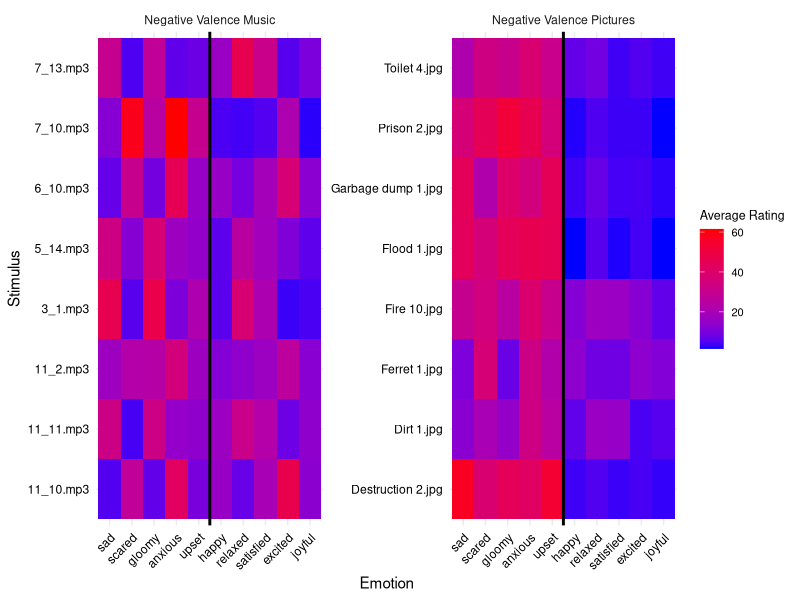
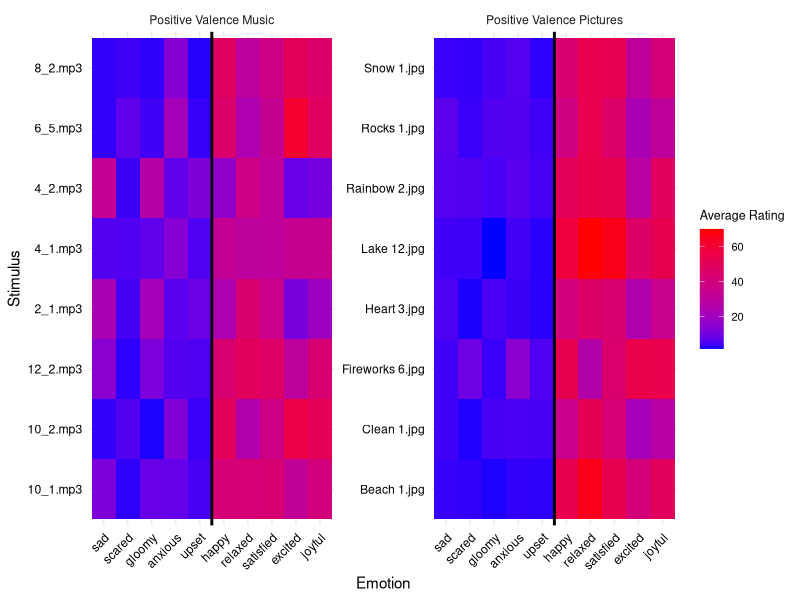
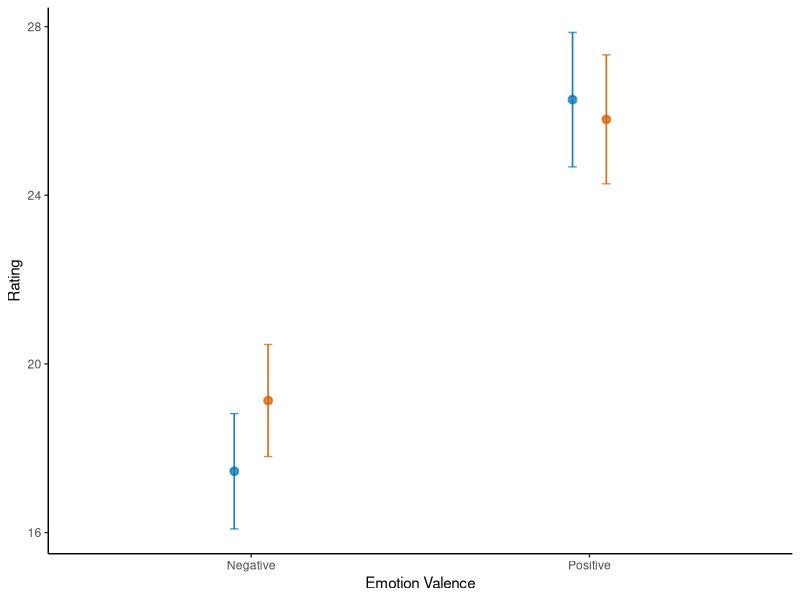
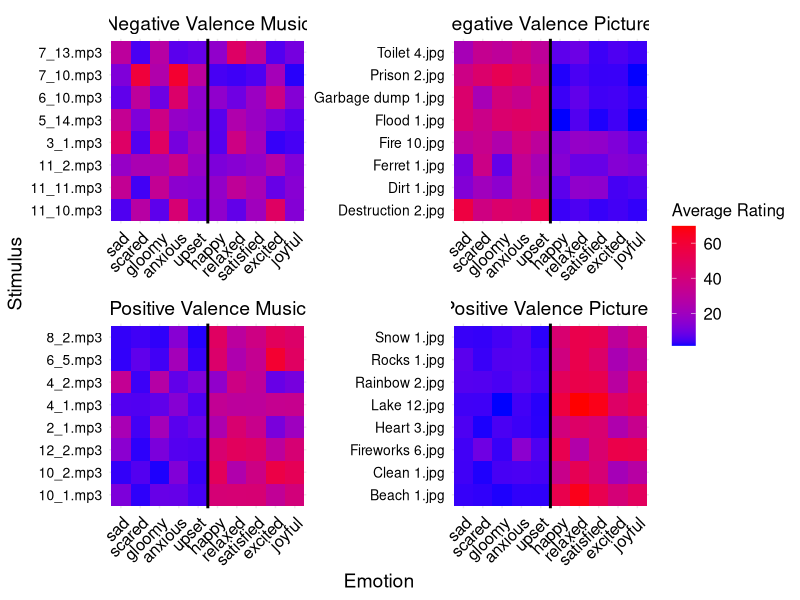
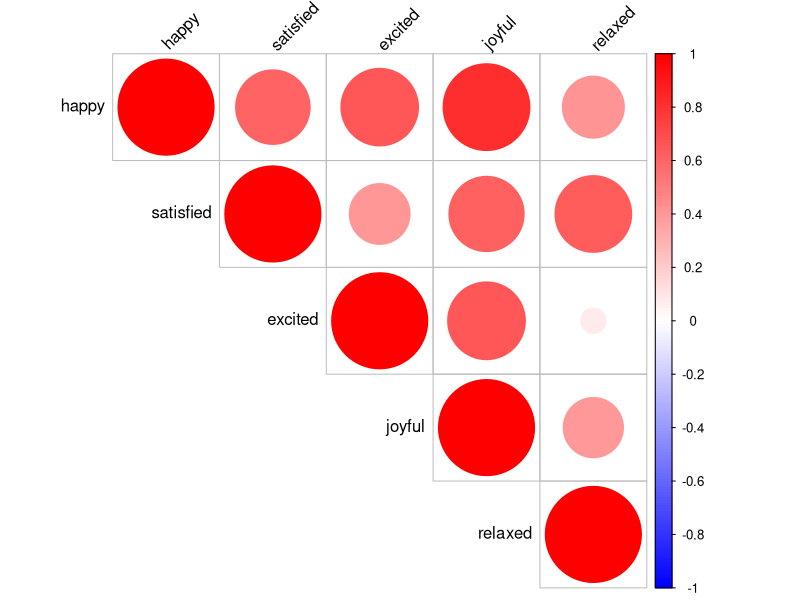
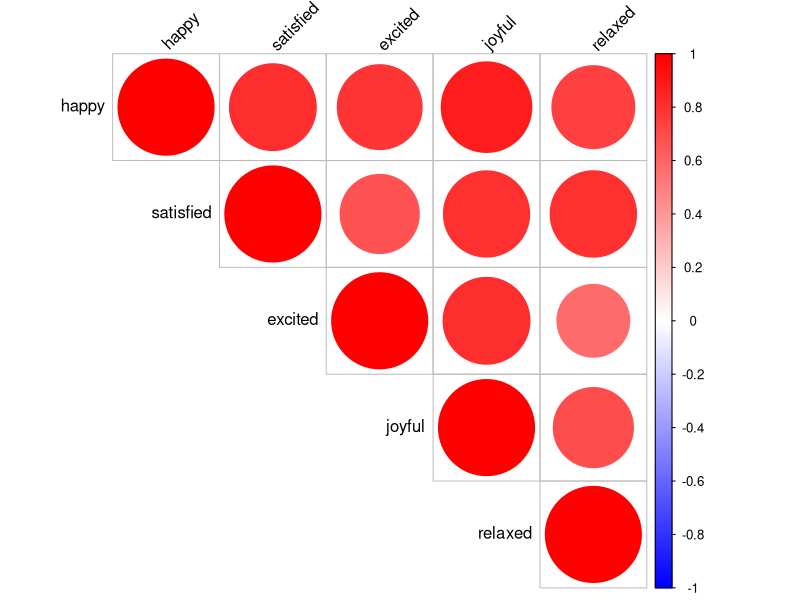
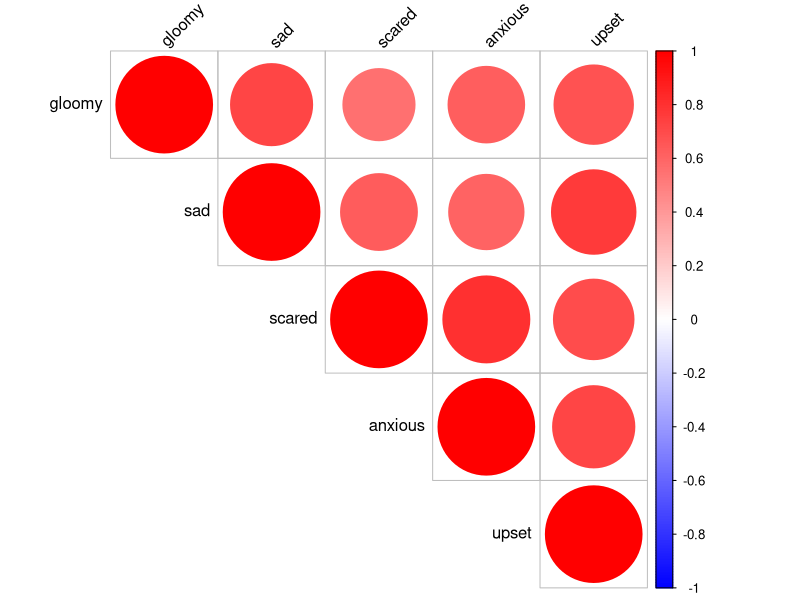
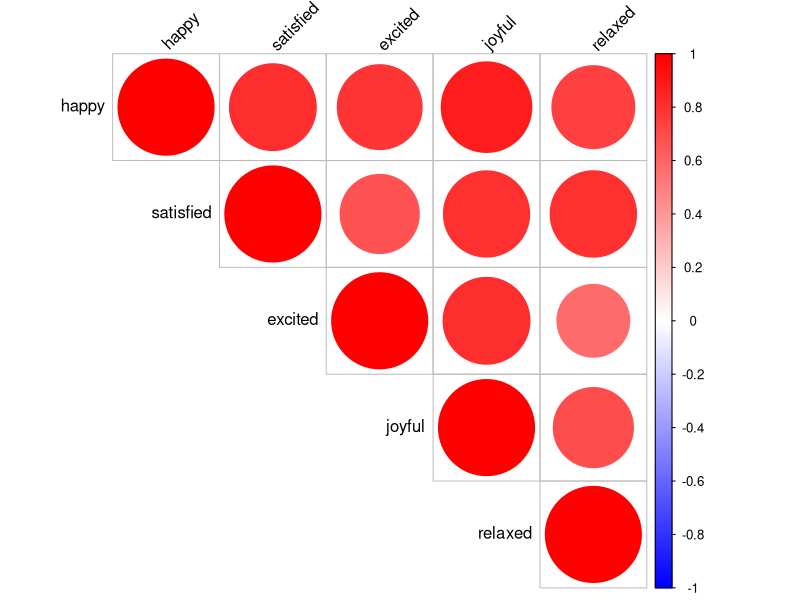

These figures' R source, in order:
## ---- chunk 1
library(lmerTest)
library(tidyverse)
library(corrplot)
## ---- chunk 2
granularity_scores <- read.csv(file='../data/study2_granularityscores.csv')

pos_ratings <- read.csv(file='../data/study2_positiveratings.csv')

neg_ratings <- read.csv(file='../data/study2_negativeratings.csv')
## ---- chunk 3
averages_pos <- pos_ratings %>%
  pivot_longer(happy:relaxed, names_to = "Emotion", values_to = "Response") %>%
  group_by(stim, condition, Emotion) %>%
  summarise(
     `Average Rating` = mean(Response, na.rm = TRUE)
    )

averages_neg <- neg_ratings %>%
  pivot_longer(gloomy:upset, names_to = "Emotion", values_to = "Response") %>%
  group_by(stim, condition,Emotion) %>%
  summarise(
    `Average Rating` = mean(Response, na.rm = TRUE)
    )

# Positive and Negative picture and music lists
pos_pic <- c("Beach 1.jpg", "Fireworks 6.jpg", "Lake 12.jpg", "Rainbow 2.jpg", "Clean 1.jpg", "Heart 3.jpg", "Rocks 1.jpg", "Snow 1.jpg")
neg_pic <- c("Dirt 1.jpg", "Ferret 1.jpg", "Fire 10.jpg", "Flood 1.jpg", "Destruction 2.jpg", "Garbage dump 1.jpg", "Prison 2.jpg", "Toilet 4.jpg")

pos_music <- c("2_1.mp3", "4_1.mp3", "4_2.mp3", "6_5.mp3", "8_2.mp3", "10_1.mp3", "10_2.mp3", "12_2.mp3")
neg_music <- c("3_1.mp3", "5_14.mp3", "6_10.mp3", "7_10.mp3", "7_13.mp3", "11_2.mp3", "11_10.mp3", "11_11.mp3")

# Apply the filter function
# Create a function to filter data by positive or negative images/music
filter_by_type <- function(data, type_list, column_name) {
  data %>%
    filter(!!sym(column_name) %in% type_list)
}
averages_master <- rbind(averages_pos,averages_neg)
pos_pic_data <- filter_by_type(averages_master, pos_pic, "stim")
neg_pic_data <- filter_by_type(averages_master, neg_pic, "stim")

pos_music_data <- filter_by_type(averages_master, pos_music, "stim")
neg_music_data <- filter_by_type(averages_master, neg_music, "stim")

neg_averages <- rbind(neg_pic_data,neg_music_data)

neg_averages$Emotion <- factor(neg_averages$Emotion, levels = c("sad", "scared", "gloomy", "anxious", "upset", "happy", "relaxed", "satisfied", "excited", "joyful"))

neg_averages <- neg_averages %>%
  mutate(condition = recode(condition, music = "Negative Valence Music", pic = "Negative Valence Pictures")) 

ggplot(neg_averages,aes(x = Emotion, y = stim, fill = `Average Rating`)) +
    geom_tile() +
    #ggtitle(paste("Average Responses by Emotion and Stimulus for", group_name)) +
    xlab("Emotion") +
    ylab("Stimulus") +
    scale_fill_gradient(low = "blue", high = "red") +  # Adjust color scheme as needed
    theme_minimal() +
    theme(axis.text.x = element_text(angle = 45, hjust = 1, color = "black"), axis.text.y = element_text(color = "black"), plot.background = element_rect(fill = "white", color = NA),  # Set plot background to white
        panel.background = element_rect(fill = "white", color = NA),legend.title = element_text(size = 9), 
               legend.text = element_text(size = 8)) +
  facet_wrap(~condition, scales = "free") +
  geom_vline(xintercept=5.5, color="black", linetype="solid", size=1)

pos_averages <- rbind(pos_pic_data,pos_music_data)

pos_averages$Emotion <- factor(pos_averages$Emotion, levels = c("sad", "scared", "gloomy", "anxious", "upset", "happy", "relaxed", "satisfied", "excited", "joyful"))

pos_averages <- pos_averages %>%
  mutate(condition = recode(condition, music = "Positive Valence Music", pic = "Positive Valence Pictures"))

ggplot(pos_averages, aes(x = Emotion, y = stim, fill = `Average Rating`)) +
    geom_tile() +
    #ggtitle(paste("Average Responses by Emotion and Stimulus for", group_name)) +
    xlab("Emotion") +
    ylab("Stimulus") +
    scale_fill_gradient(low = "blue", high = "red") +  # Adjust color scheme as needed
    theme_minimal() +
    theme(axis.text.x = element_text(angle = 45, hjust = 1, color = "black"), axis.text.y = element_text(color = "black"), plot.background = element_rect(fill = "white", color = NA),  # Set plot background to white
        panel.background = element_rect(fill = "white", color = NA),legend.title = element_text(size = 9), 
               legend.text = element_text(size = 8)) +
  facet_wrap(~condition, scales = "free") +
  geom_vline(xintercept=5.5, color="black", linetype="solid", size=1)

averages_total <- rbind(pos_averages, neg_averages)

averages_total_plot <-
ggplot(averages_total, aes(x = Emotion, y = stim, fill = `Average Rating`)) +
    geom_tile() +
    #ggtitle(paste("Average Responses by Emotion and Stimulus for", group_name)) +
    xlab("Emotion") +
    ylab("Stimulus") +
    scale_fill_gradient(low = "blue", high = "red") +  # Adjust color scheme as needed
    theme_minimal() +
    theme(axis.text.x = element_text(angle = 45, hjust = 1, color = "black", size = 12), 
          axis.text.y = element_text(color = "black", size=10),
          strip.text = element_text(color = "black", size=14),
          axis.title = element_text(color = "black", size=14),
          plot.background = element_rect(fill = "white", color = NA),  # Set plot background to white
        panel.background = element_rect(fill = "white", color = NA),
        legend.title = element_text(size = 12), 
            legend.text = element_text(size = 12)
        ) +
  facet_wrap(~condition, scales = "free") +
  geom_vline(xintercept=5.5, color="black", linetype="solid", size=1)

ggsave('../heatmap_averagestudy2.png',averages_total_plot, dpi=1000, width=9)
## ---- chunk 4
#pos - music
pos_ratings_music <- pos_ratings %>%
  subset(condition=="music")

# Select only the numeric columns for the correlation matrix
matrix_columns <- pos_ratings_music[c(3:7)]

# Calculate the correlation matrix
correlation_matrix <- cor(matrix_columns, use = "complete.obs")

# Function to compute significance levels
cor.mtest <- function(mat, conf.level = 0.95) {
  mat <- as.matrix(mat)
  n <- ncol(mat)
  p.mat <- matrix(NA, n, n)
  diag(p.mat) <- 0
  for (i in 1:(n - 1)) {
    for (j in (i + 1):n) {
      tmp <- cor.test(mat[, i], mat[, j], conf.level = conf.level)
      p.mat[i, j] <- p.mat[j, i] <- tmp$p.value
    }
  }
  colnames(p.mat) <- rownames(p.mat) <- colnames(mat)
  p.mat
}

# Compute p-values
p_values <- cor.mtest(matrix_columns)

# Specify the folder where you want to save the file
output_folder <- "../results/qualtrics/"

# Combine the folder path with the file name
output_file <- file.path(output_folder, "full_surveys_corrmatrix.png")

# Open a PNG device with the specified file path
png(output_file, width = 800, height = 800)

# Generate the corrplot
corrplot(correlation_matrix, method = "circle", type = "upper", 
         p.mat = p_values, sig.level = 0.05, insig = "blank",
         tl.col = "black", tl.srt = 45, addCoef.col = NULL,
         col = colorRampPalette(c("blue", "white", "red"))(200))

title(main = "", col.main = "black", font.main = 4)

# Close the PNG device
dev.off()

#pos-pics
pos_ratings_pic <- pos_ratings %>%
  subset(condition=="pic")

# Select only the numeric columns for the correlation matrix
matrix_columns <- pos_ratings_pic[c(3:7)]

# Calculate the correlation matrix
correlation_matrix <- cor(matrix_columns, use = "complete.obs")

# Function to compute significance levels
cor.mtest <- function(mat, conf.level = 0.95) {
  mat <- as.matrix(mat)
  n <- ncol(mat)
  p.mat <- matrix(NA, n, n)
  diag(p.mat) <- 0
  for (i in 1:(n - 1)) {
    for (j in (i + 1):n) {
      tmp <- cor.test(mat[, i], mat[, j], conf.level = conf.level)
      p.mat[i, j] <- p.mat[j, i] <- tmp$p.value
    }
  }
  colnames(p.mat) <- rownames(p.mat) <- colnames(mat)
  p.mat
}

# Compute p-values
p_values <- cor.mtest(matrix_columns)

# Specify the folder where you want to save the file
output_folder <- "../results/qualtrics/"

# Combine the folder path with the file name
output_file <- file.path(output_folder, "full_surveys_corrmatrix.png")

# Open a PNG device with the specified file path
png(output_file, width = 800, height = 800)

# Generate the corrplot
corrplot(correlation_matrix, method = "circle", type = "upper", 
         p.mat = p_values, sig.level = 0.05, insig = "blank",
         tl.col = "black", tl.srt = 45, addCoef.col = NULL,
         col = colorRampPalette(c("blue", "white", "red"))(200))

title(main = "", col.main = "black", font.main = 4)

# Close the PNG device
dev.off()

#neg - music
neg_ratings_pic <- neg_ratings %>%
  subset(condition=="pic")

# Select only the numeric columns for the correlation matrix
matrix_columns <- neg_ratings_pic[c(3:7)]

# Calculate the correlation matrix
correlation_matrix <- cor(matrix_columns, use = "complete.obs")

# Function to compute significance levels
cor.mtest <- function(mat, conf.level = 0.95) {
  mat <- as.matrix(mat)
  n <- ncol(mat)
  p.mat <- matrix(NA, n, n)
  diag(p.mat) <- 0
  for (i in 1:(n - 1)) {
    for (j in (i + 1):n) {
      tmp <- cor.test(mat[, i], mat[, j], conf.level = conf.level)
      p.mat[i, j] <- p.mat[j, i] <- tmp$p.value
    }
  }
  colnames(p.mat) <- rownames(p.mat) <- colnames(mat)
  p.mat
}

# Compute p-values
p_values <- cor.mtest(matrix_columns)

# Specify the folder where you want to save the file
output_folder <- "../results/qualtrics/"

# Combine the folder path with the file name
output_file <- file.path(output_folder, "full_surveys_corrmatrix.png")

# Open a PNG device with the specified file path
png(output_file, width = 800, height = 800)

# Generate the corrplot
corrplot(correlation_matrix, method = "circle", type = "upper", 
         p.mat = p_values, sig.level = 0.05, insig = "blank",
         tl.col = "black", tl.srt = 45, addCoef.col = NULL,
         col = colorRampPalette(c("blue", "white", "red"))(200))

title(main = "", col.main = "black", font.main = 4)

# Close the PNG device
dev.off()

#pos-pics
pos_ratings_pic <- pos_ratings %>%
  subset(condition=="pic")

# Select only the numeric columns for the correlation matrix
matrix_columns <- pos_ratings_pic[c(3:7)]

# Calculate the correlation matrix
correlation_matrix <- cor(matrix_columns, use = "complete.obs")

# Function to compute significance levels
cor.mtest <- function(mat, conf.level = 0.95) {
  mat <- as.matrix(mat)
  n <- ncol(mat)
  p.mat <- matrix(NA, n, n)
  diag(p.mat) <- 0
  for (i in 1:(n - 1)) {
    for (j in (i + 1):n) {
      tmp <- cor.test(mat[, i], mat[, j], conf.level = conf.level)
      p.mat[i, j] <- p.mat[j, i] <- tmp$p.value
    }
  }
  colnames(p.mat) <- rownames(p.mat) <- colnames(mat)
  p.mat
}

# Compute p-values
p_values <- cor.mtest(matrix_columns)

# Specify the folder where you want to save the file
output_folder <- "../results/qualtrics/"

# Combine the folder path with the file name
output_file <- file.path(output_folder, "full_surveys_corrmatrix.png")

# Open a PNG device with the specified file path
png(output_file, width = 800, height = 800)

# Generate the corrplot
corrplot(correlation_matrix, method = "circle", type = "upper", 
         p.mat = p_values, sig.level = 0.05, insig = "blank",
         tl.col = "black", tl.srt = 45, addCoef.col = NULL,
         col = colorRampPalette(c("blue", "white", "red"))(200))

title(main = "", col.main = "black", font.main = 4)

# Close the PNG device
dev.off()
## ---- chunk 5
#granularity across pics + music
##positive
cor.test(granularity_scores$posmusicICC, granularity_scores$pospicICC)

##negative
cor.test(granularity_scores$negmusicICC, granularity_scores$negpicICC)

##combined
cor.test(granularity_scores$allmusicICC, granularity_scores$allpicICC)
## ---- chunk 6
#granularity across pics + music
##positive
t.test(granularity_scores$posmusicICC, granularity_scores$pospicICC, paired=TRUE)

##negative
t.test(granularity_scores$negmusicICC, granularity_scores$negpicICC, paired=TRUE)

##combined
t.test(granularity_scores$allmusicICC, granularity_scores$allpicICC, paired=TRUE)
## ---- chunk 7
#gloomy sad scared anxious upset
neg_ratings$average <- (neg_ratings$gloomy + neg_ratings$sad + neg_ratings$scared + neg_ratings$anxious + neg_ratings$gloomy)/5

neg_averages <-
  neg_ratings %>%
  group_by(Participant.Public.ID, condition) %>%
  dplyr::summarize(mean = mean(average))

neg_averages$valence <- "Negative"

m1 <- lmer(data=neg_averages, mean ~ condition + (1|Participant.Public.ID))
summary(m1)

#relaxed, excited, satisfied, happy, joyful
pos_ratings$average <- (pos_ratings$relaxed + pos_ratings$excited + pos_ratings$satisfied + pos_ratings$happy + pos_ratings$joyful)/5

pos_averages <-
  pos_ratings %>%
  group_by(Participant.Public.ID, condition) %>%
  dplyr::summarize(mean = mean(average))

pos_averages$valence <- "Positive"

m1 <- lmer(data=pos_averages, mean ~ condition + (1|Participant.Public.ID))
summary(m1)

averages <- rbind(neg_averages, pos_averages)
## ---- chunk 8
pos_granularity_plot <- 
ggplot(data=granularity_scores, aes(x=posmusicICC, y=pospicICC)) +
  theme_classic()+
  theme(legend.position = "none")+
  geom_point(alpha=0.7) +
  geom_smooth(method="lm") +
  xlab("Positive Emotional Granulartiy Score - Music") +
  ylab("Positive Emotional Granularity Score - Images") +
  theme(
    axis.title.x = element_text(family="Arial", size=20),
    axis.title.y = element_text(family="Arial",size=20),
    axis.text.x = element_text(family="Arial", size=14),
    axis.text.y = element_text(family="Arial",size=14))

ggsave('../figures/study2_posgrancor.png',dpi=1000, pos_granularity_plot)

neg_granularity_plot <-
ggplot(data=granularity_scores, aes(x=negmusicICC, y=negpicICC)) +
  theme_classic()+
  theme(legend.position = "none")+
  geom_point(alpha=0.7) +
  geom_smooth(method="lm") +
  xlab("Negative Emotional Granulartiy Score - Music") +
  ylab("Negative Emotional Granularity Score - Images")+
  theme(
    axis.title.x = element_text(family="Arial", size=20),
    axis.title.y = element_text(family="Arial",size=20),
    axis.text.x = element_text(family="Arial", size=14),
    axis.text.y = element_text(family="Arial",size=14))

ggsave('../figures/study2_neggrancor.png',dpi=1000, neg_granularity_plot)


#Ices differences in ICCs
granularity_scores_long <-
  granularity_scores %>%
  pivot_longer(negmusicICC:allpicICC) 
  
granularity_scores_long$valence <- ifelse(grepl("^neg",granularity_scores_long$name), "Negative", "Positive")
granularity_scores_long$valence <- ifelse(grepl("^all",granularity_scores_long$name), "Combined", granularity_scores_long$valence)
granularity_scores_long$condition <- ifelse(grepl("pic",granularity_scores_long$name), "Images", "Music")

mag_difference <-
granularity_scores_long %>%
  subset(valence!="Combined") %>%
  ggplot(aes(x=condition, y=value)) +
  stat_summary(fun.data = 'mean_cl_normal', geom = 'errorbar', width = 0.05, alpha=0.7,position = position_nudge(x = .2, y = 0), color="red") +
  stat_summary(fun.data = 'mean_cl_normal', geom = 'pointrange', alpha=0.7,position = position_nudge(x = .2, y = 0), color="red")+
  theme_classic()+
  theme(legend.position = "none") +
  facet_wrap(~valence,scales = "free_x") +
  geom_jitter(alpha=0.7, width=0.05) +
  #geom_violinhalf(position = position_nudge(x = .2, y = 0))
  xlab("Condition") +
  ylab("Granularity Score") +
  theme(
    axis.title.x = element_text(family="Arial", size=20),
    axis.title.y = element_text(family="Arial",size=20),
    axis.text.x = element_text(family="Arial", size=14),
    axis.text.y = element_text(family="Arial",size=14),
    strip.text = element_text(family="Arial",size=16))

ggsave('../figures/study2_magdifference.png',dpi=1000, mag_difference)


#magnitude differences in raw ratings (not ICC)
ggplot(data=averages, aes(x=valence, y=mean, color=condition)) +
     stat_summary(fun.data = 'mean_se', geom = 'errorbar', width = 0.05, alpha=0.7,position=position_dodge(width=0.2)) +
  stat_summary(fun.data = 'mean_se', geom = 'pointrange', alpha=0.7,position=position_dodge(width=0.2))+
  theme_classic()+
  theme(legend.position = "none") +
  xlab("Emotion Valence") +
  ylab("Rating") +
  scale_color_manual(values=c("#0072B2", "#D55E00" )) +
  scale_fill_manual(values=c("#0072B2","#D55E00"))
## ---- chunk 9
##Pos emotions
#relaxed, excited, satisfied, happy, joyful

#relaxed - excited
relaxed_excited_cor <-
  pos_ratings %>%
  group_by(Participant.Public.ID, condition) %>%
  dplyr::summarize(cor = cor(relaxed, excited))

relaxed_excited_cor_pics <- relaxed_excited_cor %>%
  subset(condition == "pic")

relaxed_excited_cor_music <- relaxed_excited_cor %>%
  subset(condition == "music")

t.test(relaxed_excited_cor_music$cor, relaxed_excited_cor_pics$cor, paired=TRUE)

#relaxed - satisfied
relaxed_satisfied_cor <-
  pos_ratings %>%
  group_by(Participant.Public.ID, condition) %>%
  dplyr::summarize(cor = cor(relaxed, satisfied))

relaxed_satisfied_cor_pics <- relaxed_satisfied_cor %>%
  subset(condition == "pic")

relaxed_satisfied_cor_music <- relaxed_satisfied_cor %>%
  subset(condition == "music")

t.test(relaxed_satisfied_cor_music$cor, relaxed_satisfied_cor_pics$cor, paired=TRUE)

#relaxed - happy
relaxed_happy_cor <-
  pos_ratings %>%
  group_by(Participant.Public.ID, condition) %>%
  dplyr::summarize(cor = cor(relaxed, happy))

relaxed_happy_cor_pics <- relaxed_happy_cor %>%
  subset(condition == "pic")

relaxed_happy_cor_music <- relaxed_happy_cor %>%
  subset(condition == "music")

t.test(relaxed_happy_cor_music$cor, relaxed_happy_cor_pics$cor, paired=TRUE)

#relaxed - joyful
relaxed_joyful_cor <-
  pos_ratings %>%
  group_by(Participant.Public.ID, condition) %>%
  dplyr::summarize(cor = cor(relaxed, joyful))

relaxed_joyful_cor_pics <- relaxed_joyful_cor %>%
  subset(condition == "pic")

relaxed_joyful_cor_music <- relaxed_joyful_cor %>%
  subset(condition == "music")

t.test(relaxed_joyful_cor_music$cor, relaxed_joyful_cor_pics$cor, paired=TRUE)

#excited - satisfied
excited_satisfied_cor <-
  pos_ratings %>%
  group_by(Participant.Public.ID, condition) %>%
  dplyr::summarize(cor = cor(excited, satisfied))

excited_satisfied_cor_pics <- excited_satisfied_cor %>%
  subset(condition == "pic")

excited_satisfied_cor_music <- excited_satisfied_cor %>%
  subset(condition == "music")

t.test(excited_satisfied_cor_music$cor, excited_satisfied_cor_pics$cor, paired=TRUE)

#excited - happy
excited_happy_cor <-
  pos_ratings %>%
  group_by(Participant.Public.ID, condition) %>%
  dplyr::summarize(cor = cor(excited, happy))

excited_happy_cor_pics <- excited_happy_cor %>%
  subset(condition == "pic")

excited_happy_cor_music <- excited_happy_cor %>%
  subset(condition == "music")

t.test(excited_happy_cor_music$cor, excited_happy_cor_pics$cor, paired=TRUE)

#excited - joyful
excited_joyful_cor <-
  pos_ratings %>%
  group_by(Participant.Public.ID, condition) %>%
  dplyr::summarize(cor = cor(excited, joyful))

excited_joyful_cor_pics <- excited_joyful_cor %>%
  subset(condition == "pic")

excited_joyful_cor_music <- excited_joyful_cor %>%
  subset(condition == "music")

t.test(excited_joyful_cor_music$cor, excited_joyful_cor_pics$cor, paired=TRUE)

#satisfied - happy
satisfied_happy_cor <-
  pos_ratings %>%
  group_by(Participant.Public.ID, condition) %>%
  dplyr::summarize(cor = cor(satisfied, happy))

satisfied_happy_cor_pics <- satisfied_happy_cor %>%
  subset(condition == "pic")

satisfied_happy_cor_music <- satisfied_happy_cor %>%
  subset(condition == "music")

t.test(satisfied_happy_cor_music$cor, satisfied_happy_cor_pics$cor, paired=TRUE)

#satisfied - joyful
satisfied_joyful_cor <-
  pos_ratings %>%
  group_by(Participant.Public.ID, condition) %>%
  dplyr::summarize(cor = cor(satisfied, joyful))

satisfied_joyful_cor_pics <- satisfied_joyful_cor %>%
  subset(condition == "pic")

satisfied_joyful_cor_music <- satisfied_joyful_cor %>%
  subset(condition == "music")

t.test(satisfied_joyful_cor_music$cor, satisfied_joyful_cor_pics$cor, paired=TRUE)

#joyful - happy
joyful_happy_cor <-
  pos_ratings %>%
  group_by(Participant.Public.ID, condition) %>%
  dplyr::summarize(cor = cor(joyful, happy))

joyful_happy_cor_pics <- joyful_happy_cor %>%
  subset(condition == "pic")

joyful_happy_cor_music <- joyful_happy_cor %>%
  subset(condition == "music")

t.test(joyful_happy_cor_music$cor, joyful_happy_cor_pics$cor, paired=TRUE)

#neg emotions
#gloomy sad scared anxious upset
#gloomy - sad
gloomy_sad_cor <-
  neg_ratings %>%
  group_by(Participant.Public.ID, condition) %>%
  dplyr::summarize(cor = cor(gloomy, sad))

gloomy_sad_cor_pics <- gloomy_sad_cor %>%
  subset(condition == "pic")

gloomy_sad_cor_music <- gloomy_sad_cor %>%
  subset(condition == "music")

t.test(gloomy_sad_cor_music$cor, gloomy_sad_cor_pics$cor, paired=TRUE)

#gloomy - scared
gloomy_scared_cor <-
  neg_ratings %>%
  group_by(Participant.Public.ID, condition) %>%
  dplyr::summarize(cor = cor(gloomy, scared))

gloomy_scared_cor_pics <- gloomy_scared_cor %>%
  subset(condition == "pic")

gloomy_scared_cor_music <- gloomy_scared_cor %>%
  subset(condition == "music")

t.test(gloomy_scared_cor_music$cor, gloomy_scared_cor_pics$cor, paired=TRUE)

#gloomy - anxious
gloomy_anxious_cor <-
  neg_ratings %>%
  group_by(Participant.Public.ID, condition) %>%
  dplyr::summarize(cor = cor(gloomy, anxious))

gloomy_anxious_cor_pics <- gloomy_anxious_cor %>%
  subset(condition == "pic")

gloomy_anxious_cor_music <- gloomy_anxious_cor %>%
  subset(condition == "music")

t.test(gloomy_anxious_cor_music$cor, gloomy_anxious_cor_pics$cor, paired=TRUE)

#gloomy - upset
gloomy_upset_cor <-
  neg_ratings %>%
  group_by(Participant.Public.ID, condition) %>%
  dplyr::summarize(cor = cor(gloomy, upset))

gloomy_upset_cor_pics <- gloomy_upset_cor %>%
  subset(condition == "pic")

gloomy_upset_cor_music <- gloomy_upset_cor %>%
  subset(condition == "music")

t.test(gloomy_upset_cor_music$cor, gloomy_upset_cor_pics$cor, paired=TRUE)

#sad - scared
sad_scared_cor <-
  neg_ratings %>%
  group_by(Participant.Public.ID, condition) %>%
  dplyr::summarize(cor = cor(sad, scared))

sad_scared_cor_pics <- sad_scared_cor %>%
  subset(condition == "pic")

sad_scared_cor_music <- sad_scared_cor %>%
  subset(condition == "music")

t.test(sad_scared_cor_music$cor, sad_scared_cor_pics$cor, paired=TRUE)

#sad - anxious
sad_anxious_cor <-
  neg_ratings %>%
  group_by(Participant.Public.ID, condition) %>%
  dplyr::summarize(cor = cor(sad, anxious))

sad_anxious_cor_pics <- sad_anxious_cor %>%
  subset(condition == "pic")

sad_anxious_cor_music <- sad_anxious_cor %>%
  subset(condition == "music")

t.test(sad_anxious_cor_music$cor, sad_anxious_cor_pics$cor, paired=TRUE)

#sad - upset
sad_upset_cor <-
  neg_ratings %>%
  group_by(Participant.Public.ID, condition) %>%
  dplyr::summarize(cor = cor(sad, upset))

sad_upset_cor_pics <- sad_upset_cor %>%
  subset(condition == "pic")

sad_upset_cor_music <- sad_upset_cor %>%
  subset(condition == "music")

t.test(sad_upset_cor_music$cor, sad_upset_cor_pics$cor, paired=TRUE)

#scared - anxious
scared_anxious_cor <-
  neg_ratings %>%
  group_by(Participant.Public.ID, condition) %>%
  dplyr::summarize(cor = cor(scared, anxious))

scared_anxious_cor_pics <- scared_anxious_cor %>%
  subset(condition == "pic")

scared_anxious_cor_music <- scared_anxious_cor %>%
  subset(condition == "music")

t.test(scared_anxious_cor_music$cor, scared_anxious_cor_pics$cor, paired=TRUE)

#scared - upset
scared_upset_cor <-
  neg_ratings %>%
  group_by(Participant.Public.ID, condition) %>%
  dplyr::summarize(cor = cor(scared, upset))

scared_upset_cor_pics <- scared_upset_cor %>%
  subset(condition == "pic")

scared_upset_cor_music <- scared_upset_cor %>%
  subset(condition == "music")

t.test(scared_upset_cor_music$cor, scared_upset_cor_pics$cor, paired=TRUE)

#upset - anxious
upset_anxious_cor <-
  neg_ratings %>%
  group_by(Participant.Public.ID, condition) %>%
  dplyr::summarize(cor = cor(upset, anxious))

upset_anxious_cor_pics <- upset_anxious_cor %>%
  subset(condition == "pic")

upset_anxious_cor_music <- upset_anxious_cor %>%
  subset(condition == "music")

t.test(upset_anxious_cor_music$cor, upset_anxious_cor_pics$cor, paired=TRUE)
## ---- chunk 10
##Pos emotions
#relaxed (low), excited (high), satisfied (low), happy (high), joyful (high)
relaxed_excited_cor$arousal_dif <- "different"
relaxed_satisfied_cor$arousal_dif <- "same"
relaxed_happy_cor$arousal_dif <- "different"
relaxed_joyful_cor$arousal_dif <- "different"
excited_satisfied_cor$arousal_dif <- "different"
excited_happy_cor$arousal_dif <- "same"
excited_joyful_cor$arousal_dif <- "same"
satisfied_happy_cor$arousal_dif <- "different"
satisfied_joyful_cor$arousal_dif <- "different"
joyful_happy_cor$arousal_dif <- "same"

master <- rbind(relaxed_excited_cor, relaxed_satisfied_cor, relaxed_happy_cor, 
                relaxed_joyful_cor,excited_satisfied_cor,excited_happy_cor,
                excited_joyful_cor,satisfied_happy_cor,satisfied_joyful_cor,
                joyful_happy_cor)
master$condition <- as.factor(master$condition)
contrasts(master$condition) <- c(-0.5,0.5)
master$arousal_dif <- as.factor(master$arousal_dif)
contrasts(master$arousal_dif) <- c(-0.5,0.5)

test <- lmer(data=master, scale(cor) ~ condition*arousal_dif + (condition*arousal_dif|Participant.Public.ID))
summary(test)

##Neg emotions
gloomy_sad_cor$arousal_dif <- "same"
gloomy_scared_cor$arousal_dif <- "different"
gloomy_anxious_cor$arousal_dif <- "different"
gloomy_upset_cor$arousal_dif <- "different"
sad_anxious_cor$arousal_dif <- "different"
sad_upset_cor$arousal_dif <- "different"
scared_anxious_cor$arousal_dif <- "same"
scared_upset_cor$arousal_dif <- "same"
upset_anxious_cor$arousal_dif <- "same"
sad_scared_cor$arousal_dif <- "different"

master_neg <- rbind(gloomy_sad_cor, gloomy_scared_cor, gloomy_anxious_cor, 
                gloomy_upset_cor,sad_anxious_cor,sad_upset_cor,
                scared_upset_cor,scared_anxious_cor,scared_anxious_cor,
                sad_scared_cor)
master_neg$condition <- as.factor(master_neg$condition)
contrasts(master_neg$condition) <- c(-0.5,0.5)
master_neg$arousal_dif <- as.factor(master_neg$arousal_dif)
contrasts(master_neg$arousal_dif) <- c(-0.5,0.5)

test <- lmer(data=master_neg, scale(cor) ~ condition*arousal_dif + (condition*arousal_dif|Participant.Public.ID))
summary(test)

master$valence <- "Positive"
master_neg$valence <- "Negative"

master_posneg <- rbind(master,master_neg)
## ---- chunk 11
arousal_differentiation <-
master_posneg %>%
  mutate(arousal_dif = recode(arousal_dif, "different" = "Different", "same" = "Similar")) %>%
  ggplot(aes(x=arousal_dif, y=cor, color=condition)) +
   stat_summary(fun.data = 'mean_se', geom = 'errorbar', width = 0.05, alpha=0.7, size=0.75) +
  stat_summary(fun.data = 'mean_se', geom = 'pointrange', alpha=0.7, size=0.75)+
  theme_classic() +
  theme(legend.position = "none") +
  facet_wrap(~valence)+
  xlab("Arousal Level") +
  ylab("Correlation Among Emotion Ratings")  +    
  theme(
    axis.title.x = element_text(family="Arial", size=22),
    axis.title.y = element_text(family="Arial",size=22),
    axis.text.x = element_text(family="Arial", size=16),
    axis.text.y = element_text(family="Arial",size=16),
    strip.text = element_text(family="Arial",size=18))+
  scale_color_manual(values=c("#0072B2", "#D55E00" )) +
  scale_fill_manual(values=c("#0072B2","#D55E00")) 


ggsave('../figures/study2_arousal_differentiation.png',dpi=1000, arousal_differentiation, width=7)
